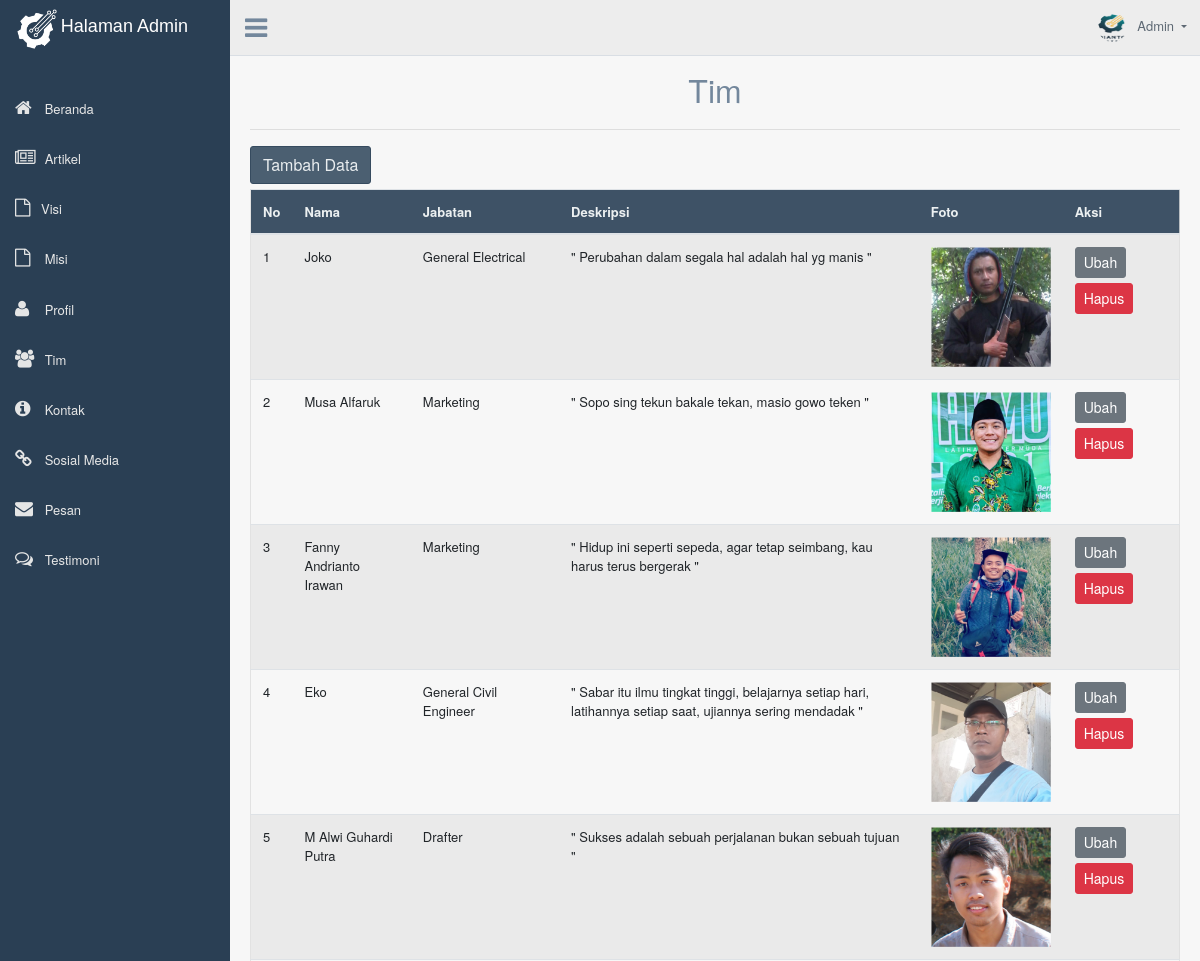
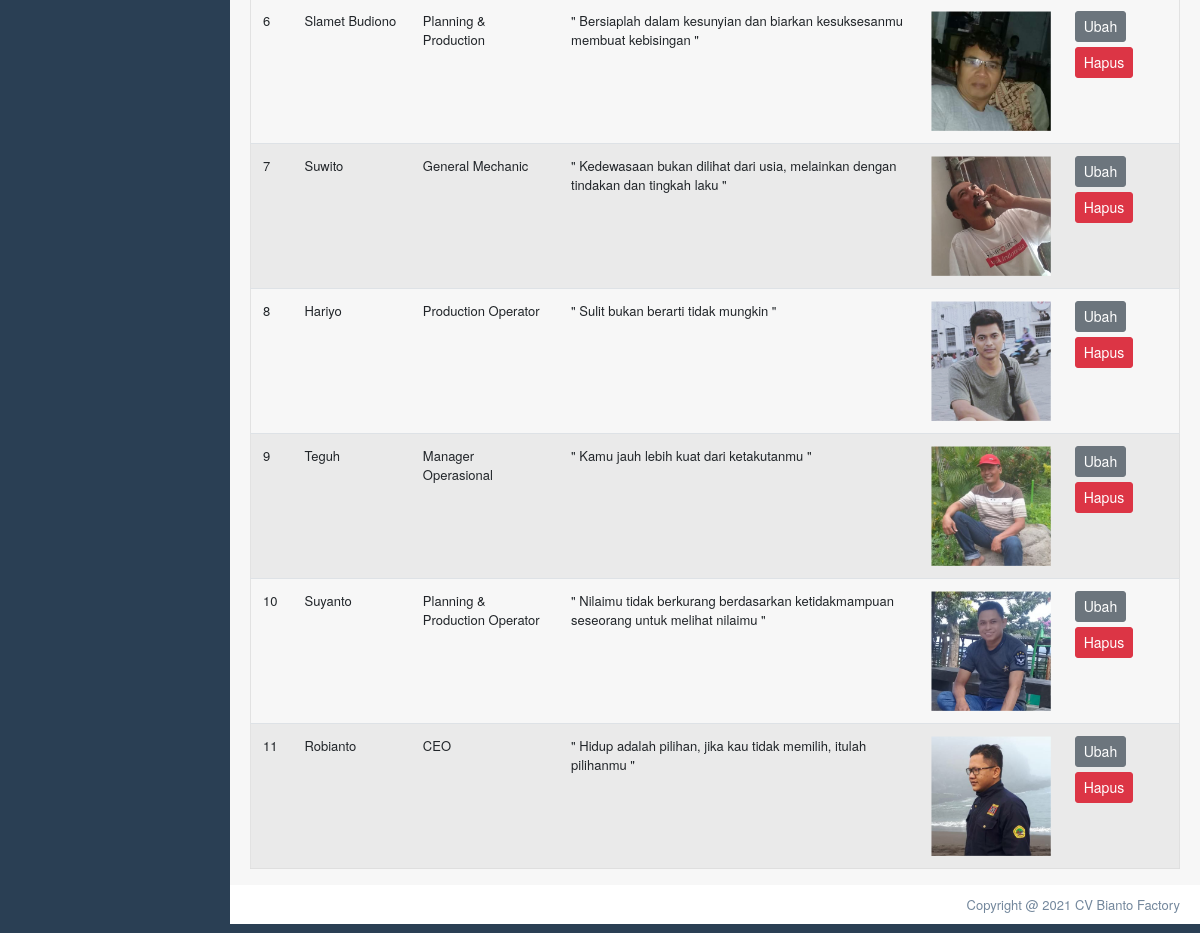
Page /admin/dashboard.php?page=tampiltim (signed in) on the committed database (2 pictures, top to bottom).
### tables this page shows
CREATE TABLE `team` (
  `id` int(11) NOT NULL,
  `nama` varchar(255) NOT NULL,
  `jabatan` varchar(255) NOT NULL,
  `deskripsi` longtext NOT NULL,
  `foto` blob NOT NULL,
  `instagram` varchar(255) NOT NULL,
  `facebook` varchar(255) NOT NULL
);

### admin/CRUD-Tim/tampil.php (the view, shortened to what this page needs)
<?php
include('../includes/config.php');
?>
<div class="container" style="margin-top:20px">
	<center>
		<font size="6">Tim</font>
	</center>
	<hr>
	<a href="dashboard.php?page=tambahtim"><button class="btn btn-dark right">Tambah Data</button></a>
	<div class="table-responsive">
		<table class="table table-striped jambo_table bulk_action">
			<thead>
				<tr>
					<th>No</th>
					<th>Nama</th>
					<th>Jabatan</th>
					<th>Deskripsi</th>
					<th>Foto</th>
					<th>Aksi</th>
				</tr>
			</thead>
			<tbody>
				<?php
				$sql = mysqli_query($koneksidb, "SELECT * FROM team ORDER BY id DESC") or die(mysqli_error($koneksidb));
				if (mysqli_num_rows($sql) > 0) {
					$no = 1;
					while ($data = mysqli_fetch_assoc($sql)) {
						echo '
						<tr>
							<td>' . $no . '</td>
							<td>' . $data['nama'] . '</td>
							<td>' . $data['jabatan'] . '</td>
							<td>' . $data['deskripsi'] . '</td>
							<td><img src="assets/images/'.$data['foto'].'" height="120"></td>
							<td>
								<a href="dashboard.php?page=edittim&id=' . $data['id'] . '" class="btn btn-secondary btn-sm">Ubah</a>
								<a href="CRUD-Tim/delete.php?id=' . $data['id'] . '" class="btn btn-danger btn-sm" onclick="return confirm(\'Yakin ingin menghapus data ini?\')">Hapus</a>
							</td>
						</tr>
						';
						$no++;
					}
				} else {
					echo '
					<tr>
						<td colspan="6">Tidak ada data.</td>
					</tr>
					';
				}
				?>
		</table>
	</div>
</div>

### admin/dashboard.php (shortened to what this page needs)
<?php
include('includes/config.php');
if (strlen($_SESSION['alogin']) == 0) {
  header('location:index.php');
} else {
?>
  <!DOCTYPE html>
  <html lang="en">
  <head>
    <link href="assets/bootstrap/dist/css/bootstrap.min.css" rel="stylesheet">
    <link href="assets/font-awesome/css/font-awesome.min.css" rel="stylesheet">
    <link href="assets/nprogress/nprogress.css" rel="stylesheet">
    <link href="assets/iCheck/skins/flat/green.css" rel="stylesheet">
    <link href="assets/bootstrap-progressbar/css/bootstrap-progressbar-3.3.4.min.css" rel="stylesheet">
    <link href="assets/css/custom.min.css" rel="stylesheet">
  </head>
  <body class="nav-md">
    <div class="container body">
      <div class="main_container">
        <div class="col-md-3 left_col">
          <div class="left_col scroll-view">
            <div class="navbar nav_title" style="border: 0;" style="padding: 25px;">
              <center>
                &nbsp; <a href="dashboard.php" style="margin-left: 10px;"><img src="../assets/images/produkbiantofix3.png" height="40" width="40" alt=""><span>
                    <font size="4" color="white" face="arial"> Halaman Admin</font>
                  </span></a>
              </center>
            </div>
            <br />
            <div id="sidebar-menu" class="main_menu_side hidden-print main_menu">
              <div class="menu_section">
                <ul class="nav side-menu">
                  <li class="">
                    <a href="dashboard.php?">
                      <i class="fa fa-home" aria-hidden="true"></i> Beranda
                    </a>
                  </li>
                  <li class="">
                    <a href="dashboard.php?page=tampilartikel">
                      <i class="fa fa-newspaper-o" aria-hidden="true"></i> Artikel
                    </a>
                  </li>
                  <li class="">
                    <a href="dashboard.php?page=tampilvisi">
                      <i class="fa fa-file-o" aria-hidden="true"></i>Visi
                    </a>
                  </li>
                  <li class="">
                    <a href="dashboard.php?page=tampilmisi">
                      <i class="fa fa-file-o" aria-hidden="true"></i> Misi
                    </a>
                  </li>
                  <li class="">
                    <a href="dashboard.php?page=tampilprofil">
                      <i class="fa fa-user" aria-hidden="true"></i> Profil
                    </a>
                  </li>
                  <li class="">
                    <a href="dashboard.php?page=tampiltim">
                      <i class="fa fa-users" aria-hidden="true"></i> Tim
                    </a>
                  </li>
                  <li class="">
                    <a href="dashboard.php?page=tampilkontak">
                      <i class="fa fa-info-circle" aria-hidden="true"></i> Kontak
                    </a>
                  </li>
                  <li class="">
                    <a href="dashboard.php?page=tampilsosialmedia">
                      <i class="fa fa-link" aria-hidden="true"></i> Sosial Media
                    </a>
                  </li>
                  <li class="">
                    <a href="dashboard.php?page=tampilpesan">
                      <i class="fa fa-envelope"aria-hidden="true"></i> Pesan
                    </a>
                  </li>
                  <li class="">
                    <a href="dashboard.php?page=tampiltesti">
                      <i class="fa fa-comments-o"></i> Testimoni
                    </a>
                  </li>
                </ul>
              </div>
            </div>
          </div>
        </div>
        <div class="top_nav">
          <div class="nav_menu">
            <div class="nav toggle">
              <a id="menu_toggle"><i class="fa fa-bars"></i></a>
            </div>
            <nav class="nav navbar-nav">
              <ul class=" navbar-right">
                <li class="nav-item dropdown open">
                  <a href="#" class="user-profile dropdown-toggle" aria-haspopup="true" id="navbarDropdown" data-toggle="dropdown" aria-expanded="false">
                    <img src="assets/images/logo.png" alt="">Admin
                  </a>
                </li>
              </ul>
            </nav>
          </div>
        </div>
        <div class="right_col" role="main">
          <?php
          $queries = array();
          parse_str($_SERVER['QUERY_STRING'], $queries);
          switch ($queries['page']) {
            case 'tampiltim':
              include 'CRUD-Tim/tampil.php';
              break;
          }
          ?>
        </div>
        <footer>
          <div class="pull-right">
            Copyright @ 2021 CV Bianto Factory
          </div>
          <div class="clearfix"></div>
        </footer>
      </div>
    </div>
  </body>
  </html>
<?php } ?>

### rows in the picture
team: nama "Joko", jabatan "General Electrical", deskripsi "\" Perubahan dalam segala hal adalah hal yg manis \"", foto (picture)
team: nama "Musa Alfaruk", jabatan "Marketing", deskripsi "\" Sopo sing tekun bakale tekan, masio gowo teken \"", foto (picture)
team: nama "Fanny Andrianto Irawan", jabatan "Marketing", deskripsi "\" Hidup ini seperti sepeda, agar tetap seimbang, kau harus terus bergerak \"", foto (picture)
team: nama "Eko", jabatan "General Civil Engineer", deskripsi "\" Sabar itu ilmu tingkat tinggi, belajarnya setiap hari, latihannya setiap saat, ujiannya sering mendadak \"", foto (picture)
team: nama "M Alwi Guhardi Putra", jabatan "Drafter", deskripsi "\" Sukses adalah sebuah perjalanan bukan sebuah tujuan \"", foto (picture)
team: nama "Slamet Budiono", jabatan "Planning & Production", deskripsi "\" Bersiaplah dalam kesunyian dan biarkan kesuksesanmu membuat kebisingan \"", foto (picture)
team: nama "Suwito", jabatan "General Mechanic", deskripsi "\" Kedewasaan bukan dilihat dari usia, melainkan dengan tindakan dan tingkah laku \"", foto (picture)
team: nama "Hariyo", jabatan "Production Operator", deskripsi "\" Sulit bukan berarti tidak mungkin \"", foto (picture)
team: nama "Teguh", jabatan "Manager Operasional", deskripsi "\" Kamu jauh lebih kuat dari ketakutanmu \"", foto (picture)
team: nama "Suyanto", jabatan "Planning & Production Operator", deskripsi "\" Nilaimu tidak berkurang berdasarkan ketidakmampuan seseorang untuk melihat nilaimu \"", foto (picture)
team: nama "Robianto", jabatan "CEO", deskripsi "\" Hidup adalah pilihan, jika kau tidak memilih, itulah pilihanmu \"", foto (picture)
